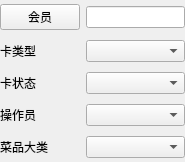
<?xml version="1.0" encoding="UTF-8"?>
<ui version="4.0">
 <class>w_rpt_report_frame_member</class>
 <widget class="QWidget" name="w_rpt_report_frame_member">
  <property name="geometry">
   <rect>
    <x>0</x>
    <y>0</y>
    <width>185</width>
    <height>162</height>
   </rect>
  </property>
  <property name="windowTitle">
   <string>Form</string>
  </property>
  <layout class="QGridLayout" name="gridLayout">
   <property name="leftMargin">
    <number>0</number>
   </property>
   <property name="topMargin">
    <number>0</number>
   </property>
   <property name="rightMargin">
    <number>0</number>
   </property>
   <property name="bottomMargin">
    <number>0</number>
   </property>
   <item row="0" column="0">
    <widget class="QPushButton" name="pushButton_vch_memberno">
     <property name="text">
      <string>会员</string>
     </property>
    </widget>
   </item>
   <item row="0" column="1">
    <widget class="QLineEdit" name="lineEdit_vch_memberno"/>
   </item>
   <item row="1" column="0">
    <widget class="QLabel" name="label_ch_typeno">
     <property name="text">
      <string>卡类型</string>
     </property>
    </widget>
   </item>
   <item row="1" column="1">
    <widget class="lds_ComboBox" name="comboBox_ch_typeno"/>
   </item>
   <item row="2" column="0">
    <widget class="QLabel" name="label_ch_state">
     <property name="text">
      <string>卡状态</string>
     </property>
    </widget>
   </item>
   <item row="3" column="1">
    <widget class="lds_ComboBox" name="comboBox_vch_operid"/>
   </item>
   <item row="3" column="0">
    <widget class="QLabel" name="label_vch_operid">
     <property name="text">
      <string>操作员</string>
     </property>
    </widget>
   </item>
   <item row="2" column="1">
    <widget class="lds_ComboBox" name="comboBox_ch_state"/>
   </item>
   <item row="4" column="0">
    <widget class="QLabel" name="label_ch_dish_type">
     <property name="text">
      <string>菜品大类</string>
     </property>
    </widget>
   </item>
   <item row="4" column="1">
    <widget class="lds_ComboBox" name="comboBox_ch_dish_type"/>
   </item>
  </layout>
 </widget>
 <customwidgets>
  <customwidget>
   <class>lds_ComboBox</class>
   <extends>QComboBox</extends>
   <header>lds_combobox.h</header>
  </customwidget>
 </customwidgets>
 <resources/>
 <connections/>
</ui>
